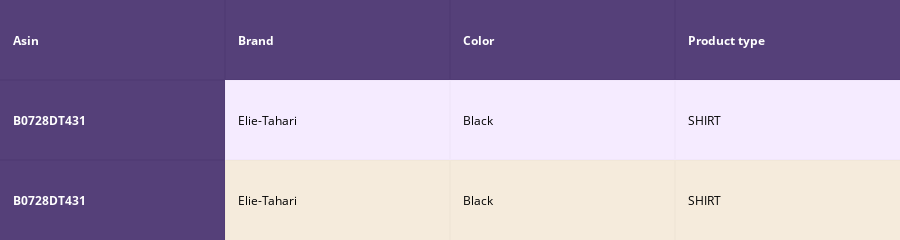
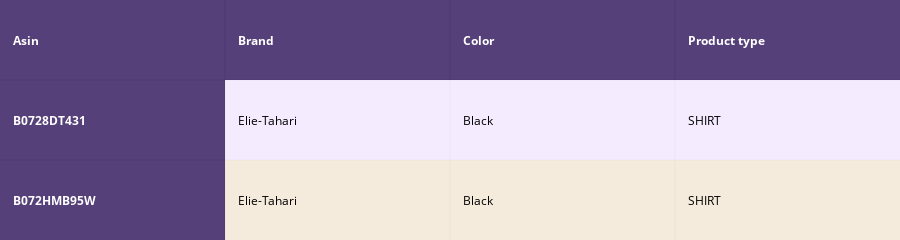
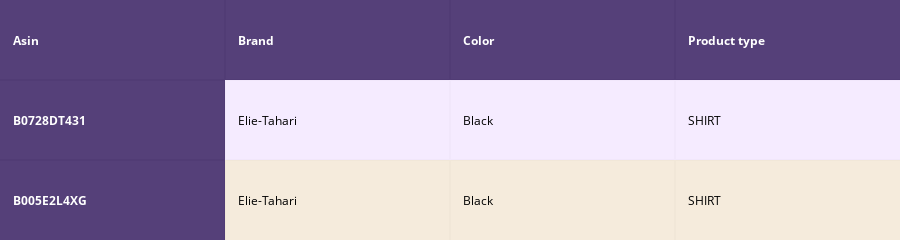
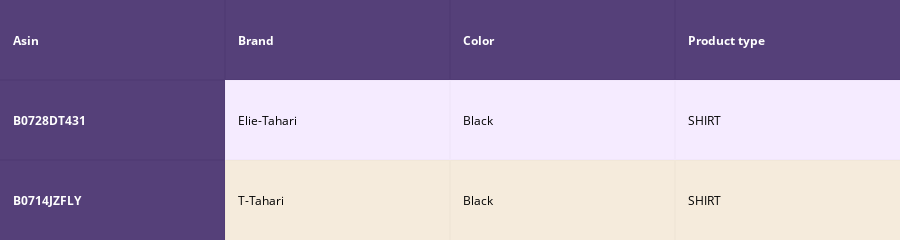

The notebook cell saved with these charts, in order:
### Code cell
# brand and color weight =50
# title vector weight = 5

idf_w2v_brand(12566, 5, 50, 10)

### Figure 1 — Plotly figure (JSON) as saved in the notebook; plotly's stock layout.template omitted (floating-point values rounded to 4 significant figures)
{"data": [{"colorscale": [[0, "#1d004d"], [0.5, "#f2e5ff"], [1, "#f2e5d1"]], "hoverinfo": "none", "opacity": 0.75, "showscale": false, "type": "heatmap", "uid": "72be89ec-08fd-4c40-a336-3e91b248ec09", "z": [[0, 0, 0, 0], [0, 0.5, 0.5, 0.5], [0, 1, 1, 1]]}], "layout": {"annotations": [{"align": "left", "font": {"color": "#ffffff"}, "showarrow": false, "text": "<b>Asin</b>", "x": -0.45, "xanchor": "left", "xref": "x", "y": 0, "yref": "y"}, {"align": "left", "font": {"color": "#ffffff"}, "showarrow": false, "text": "<b>Brand</b>", "x": 0.55, "xanchor": "left", "xref": "x", "y": 0, "yref": "y"}, {"align": "left", "font": {"color": "#ffffff"}, "showarrow": false, "text": "<b>Color</b>", "x": 1.55, "xanchor": "left", "xref": "x", "y": 0, "yref": "y"}, {"align": "left", "font": {"color": "#ffffff"}, "showarrow": false, "text": "<b>Product type</b>", "x": 2.55, "xanchor": "left", "xref": "x", "y": 0, "yref": "y"}, {"align": "left", "font": {"color": "#ffffff"}, "showarrow": false, "text": "<b>B0728DT431</b>", "x": -0.45, "xanchor": "left", "xref": "x", "y": 1, "yref": "y"}, {"align": "left", "font": {"color": "#000000"}, "showarrow": false, "text": "Elie-Tahari", "x": 0.55, "xanchor": "left", "xref": "x", "y": 1, "yref": "y"}, {"align": "left", "font": {"color": "#000000"}, "showarrow": false, "text": "Black", "x": 1.55, "xanchor": "left", "xref": "x", "y": 1, "yref": "y"}, {"align": "left", "font": {"color": "#000000"}, "showarrow": false, "text": "SHIRT", "x": 2.55, "xanchor": "left", "xref": "x", "y": 1, "yref": "y"}, {"align": "left", "font": {"color": "#ffffff"}, "showarrow": false, "text": "<b>B0728DT431</b>", "x": -0.45, "xanchor": "left", "xref": "x", "y": 2, "yref": "y"}, {"align": "left", "font": {"color": "#000000"}, "showarrow": false, "text": "Elie-Tahari", "x": 0.55, "xanchor": "left", "xref": "x", "y": 2, "yref": "y"}, {"align": "left", "font": {"color": "#000000"}, "showarrow": false, "text": "Black", "x": 1.55, "xanchor": "left", "xref": "x", "y": 2, "yref": "y"}, {"align": "left", "font": {"color": "#000000"}, "showarrow": false, "text": "SHIRT", "x": 2.55, "xanchor": "left", "xref": "x", "y": 2, "yref": "y"}], "height": 140, "margin": {"b": 0, "l": 0, "r": 0, "t": 0}, "xaxis": {"dtick": 1, "gridwidth": 2, "showticklabels": false, "tick0": -0.5, "ticks": "", "zeroline": false}, "yaxis": {"autorange": "reversed", "dtick": 1, "gridwidth": 2, "showticklabels": false, "tick0": 0.5, "ticks": "", "zeroline": false}}}

### Figure 2 — Plotly figure (JSON) as saved in the notebook; plotly's stock layout.template omitted (floating-point values rounded to 4 significant figures)
{"data": [{"colorscale": [[0, "#1d004d"], [0.5, "#f2e5ff"], [1, "#f2e5d1"]], "hoverinfo": "none", "opacity": 0.75, "showscale": false, "type": "heatmap", "uid": "d8aa9d17-72a2-4014-8dee-0fc59c59a1ea", "z": [[0, 0, 0, 0], [0, 0.5, 0.5, 0.5], [0, 1, 1, 1]]}], "layout": {"annotations": [{"align": "left", "font": {"color": "#ffffff"}, "showarrow": false, "text": "<b>Asin</b>", "x": -0.45, "xanchor": "left", "xref": "x", "y": 0, "yref": "y"}, {"align": "left", "font": {"color": "#ffffff"}, "showarrow": false, "text": "<b>Brand</b>", "x": 0.55, "xanchor": "left", "xref": "x", "y": 0, "yref": "y"}, {"align": "left", "font": {"color": "#ffffff"}, "showarrow": false, "text": "<b>Color</b>", "x": 1.55, "xanchor": "left", "xref": "x", "y": 0, "yref": "y"}, {"align": "left", "font": {"color": "#ffffff"}, "showarrow": false, "text": "<b>Product type</b>", "x": 2.55, "xanchor": "left", "xref": "x", "y": 0, "yref": "y"}, {"align": "left", "font": {"color": "#ffffff"}, "showarrow": false, "text": "<b>B0728DT431</b>", "x": -0.45, "xanchor": "left", "xref": "x", "y": 1, "yref": "y"}, {"align": "left", "font": {"color": "#000000"}, "showarrow": false, "text": "Elie-Tahari", "x": 0.55, "xanchor": "left", "xref": "x", "y": 1, "yref": "y"}, {"align": "left", "font": {"color": "#000000"}, "showarrow": false, "text": "Black", "x": 1.55, "xanchor": "left", "xref": "x", "y": 1, "yref": "y"}, {"align": "left", "font": {"color": "#000000"}, "showarrow": false, "text": "SHIRT", "x": 2.55, "xanchor": "left", "xref": "x", "y": 1, "yref": "y"}, {"align": "left", "font": {"color": "#ffffff"}, "showarrow": false, "text": "<b>B072HMB95W</b>", "x": -0.45, "xanchor": "left", "xref": "x", "y": 2, "yref": "y"}, {"align": "left", "font": {"color": "#000000"}, "showarrow": false, "text": "Elie-Tahari", "x": 0.55, "xanchor": "left", "xref": "x", "y": 2, "yref": "y"}, {"align": "left", "font": {"color": "#000000"}, "showarrow": false, "text": "Black", "x": 1.55, "xanchor": "left", "xref": "x", "y": 2, "yref": "y"}, {"align": "left", "font": {"color": "#000000"}, "showarrow": false, "text": "SHIRT", "x": 2.55, "xanchor": "left", "xref": "x", "y": 2, "yref": "y"}], "height": 140, "margin": {"b": 0, "l": 0, "r": 0, "t": 0}, "xaxis": {"dtick": 1, "gridwidth": 2, "showticklabels": false, "tick0": -0.5, "ticks": "", "zeroline": false}, "yaxis": {"autorange": "reversed", "dtick": 1, "gridwidth": 2, "showticklabels": false, "tick0": 0.5, "ticks": "", "zeroline": false}}}

### Figure 3 — Plotly figure (JSON) as saved in the notebook; plotly's stock layout.template omitted (floating-point values rounded to 4 significant figures)
{"data": [{"colorscale": [[0, "#1d004d"], [0.5, "#f2e5ff"], [1, "#f2e5d1"]], "hoverinfo": "none", "opacity": 0.75, "showscale": false, "type": "heatmap", "uid": "fe05e73b-7e9c-4931-9afd-f3cff6acf6de", "z": [[0, 0, 0, 0], [0, 0.5, 0.5, 0.5], [0, 1, 1, 1]]}], "layout": {"annotations": [{"align": "left", "font": {"color": "#ffffff"}, "showarrow": false, "text": "<b>Asin</b>", "x": -0.45, "xanchor": "left", "xref": "x", "y": 0, "yref": "y"}, {"align": "left", "font": {"color": "#ffffff"}, "showarrow": false, "text": "<b>Brand</b>", "x": 0.55, "xanchor": "left", "xref": "x", "y": 0, "yref": "y"}, {"align": "left", "font": {"color": "#ffffff"}, "showarrow": false, "text": "<b>Color</b>", "x": 1.55, "xanchor": "left", "xref": "x", "y": 0, "yref": "y"}, {"align": "left", "font": {"color": "#ffffff"}, "showarrow": false, "text": "<b>Product type</b>", "x": 2.55, "xanchor": "left", "xref": "x", "y": 0, "yref": "y"}, {"align": "left", "font": {"color": "#ffffff"}, "showarrow": false, "text": "<b>B0728DT431</b>", "x": -0.45, "xanchor": "left", "xref": "x", "y": 1, "yref": "y"}, {"align": "left", "font": {"color": "#000000"}, "showarrow": false, "text": "Elie-Tahari", "x": 0.55, "xanchor": "left", "xref": "x", "y": 1, "yref": "y"}, {"align": "left", "font": {"color": "#000000"}, "showarrow": false, "text": "Black", "x": 1.55, "xanchor": "left", "xref": "x", "y": 1, "yref": "y"}, {"align": "left", "font": {"color": "#000000"}, "showarrow": false, "text": "SHIRT", "x": 2.55, "xanchor": "left", "xref": "x", "y": 1, "yref": "y"}, {"align": "left", "font": {"color": "#ffffff"}, "showarrow": false, "text": "<b>B005E2L4XG</b>", "x": -0.45, "xanchor": "left", "xref": "x", "y": 2, "yref": "y"}, {"align": "left", "font": {"color": "#000000"}, "showarrow": false, "text": "Elie-Tahari", "x": 0.55, "xanchor": "left", "xref": "x", "y": 2, "yref": "y"}, {"align": "left", "font": {"color": "#000000"}, "showarrow": false, "text": "Black", "x": 1.55, "xanchor": "left", "xref": "x", "y": 2, "yref": "y"}, {"align": "left", "font": {"color": "#000000"}, "showarrow": false, "text": "SHIRT", "x": 2.55, "xanchor": "left", "xref": "x", "y": 2, "yref": "y"}], "height": 140, "margin": {"b": 0, "l": 0, "r": 0, "t": 0}, "xaxis": {"dtick": 1, "gridwidth": 2, "showticklabels": false, "tick0": -0.5, "ticks": "", "zeroline": false}, "yaxis": {"autorange": "reversed", "dtick": 1, "gridwidth": 2, "showticklabels": false, "tick0": 0.5, "ticks": "", "zeroline": false}}}

### Figure 4 — Plotly figure (JSON) as saved in the notebook; plotly's stock layout.template omitted (floating-point values rounded to 4 significant figures)
{"data": [{"colorscale": [[0, "#1d004d"], [0.5, "#f2e5ff"], [1, "#f2e5d1"]], "hoverinfo": "none", "opacity": 0.75, "showscale": false, "type": "heatmap", "uid": "8ffaa20a-e646-4ff7-916c-a066ada2b901", "z": [[0, 0, 0, 0], [0, 0.5, 0.5, 0.5], [0, 1, 1, 1]]}], "layout": {"annotations": [{"align": "left", "font": {"color": "#ffffff"}, "showarrow": false, "text": "<b>Asin</b>", "x": -0.45, "xanchor": "left", "xref": "x", "y": 0, "yref": "y"}, {"align": "left", "font": {"color": "#ffffff"}, "showarrow": false, "text": "<b>Brand</b>", "x": 0.55, "xanchor": "left", "xref": "x", "y": 0, "yref": "y"}, {"align": "left", "font": {"color": "#ffffff"}, "showarrow": false, "text": "<b>Color</b>", "x": 1.55, "xanchor": "left", "xref": "x", "y": 0, "yref": "y"}, {"align": "left", "font": {"color": "#ffffff"}, "showarrow": false, "text": "<b>Product type</b>", "x": 2.55, "xanchor": "left", "xref": "x", "y": 0, "yref": "y"}, {"align": "left", "font": {"color": "#ffffff"}, "showarrow": false, "text": "<b>B0728DT431</b>", "x": -0.45, "xanchor": "left", "xref": "x", "y": 1, "yref": "y"}, {"align": "left", "font": {"color": "#000000"}, "showarrow": false, "text": "Elie-Tahari", "x": 0.55, "xanchor": "left", "xref": "x", "y": 1, "yref": "y"}, {"align": "left", "font": {"color": "#000000"}, "showarrow": false, "text": "Black", "x": 1.55, "xanchor": "left", "xref": "x", "y": 1, "yref": "y"}, {"align": "left", "font": {"color": "#000000"}, "showarrow": false, "text": "SHIRT", "x": 2.55, "xanchor": "left", "xref": "x", "y": 1, "yref": "y"}, {"align": "left", "font": {"color": "#ffffff"}, "showarrow": false, "text": "<b>B0714JZFLY</b>", "x": -0.45, "xanchor": "left", "xref": "x", "y": 2, "yref": "y"}, {"align": "left", "font": {"color": "#000000"}, "showarrow": false, "text": "T-Tahari", "x": 0.55, "xanchor": "left", "xref": "x", "y": 2, "yref": "y"}, {"align": "left", "font": {"color": "#000000"}, "showarrow": false, "text": "Black", "x": 1.55, "xanchor": "left", "xref": "x", "y": 2, "yref": "y"}, {"align": "left", "font": {"color": "#000000"}, "showarrow": false, "text": "SHIRT", "x": 2.55, "xanchor": "left", "xref": "x", "y": 2, "yref": "y"}], "height": 140, "margin": {"b": 0, "l": 0, "r": 0, "t": 0}, "xaxis": {"dtick": 1, "gridwidth": 2, "showticklabels": false, "tick0": -0.5, "ticks": "", "zeroline": false}, "yaxis": {"autorange": "reversed", "dtick": 1, "gridwidth": 2, "showticklabels": false, "tick0": 0.5, "ticks": "", "zeroline": false}}}
